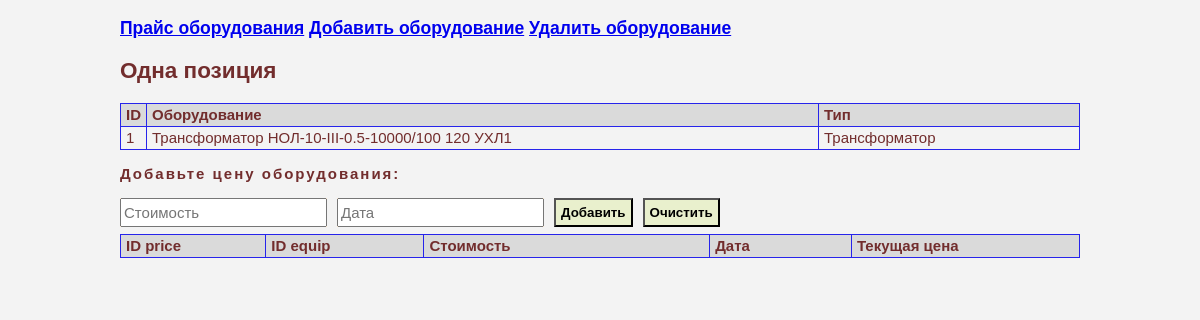
Page /1_equip on the committed database.
### tables this page shows
CREATE TABLE equips (
                            id integer not null primary key autoincrement,
                            equip text not null COLLATE NOCASE,
                            type text COLLATE NOCASE);

### app_equip.py (the view)
@app.route('/1_equip', methods=['GET','POST'])
def add_price() -> str:
    dbs = db_sqlite.EquipDB()
    filter_id = request.form.get('id_1_eq','')
    equip = next(dbs.get_eqips(filter_id, '', ''))
    if request.form.get('price') and request.form.get('date'):
        dbs.add_price(filter_id, request.form['price'], request.form['date'])
    res_prices = dbs.get_prices(filter_id)
    return render_template('1_equip.html', the_title='Одна позиция', the_res1=equip, the_res2=res_prices)

### db_sqlite.py (called while the page is built)
def sqlite_lower(value_):
        return value_.lower()

    def get_eqips(self, id="", name_eq="", type_eq=""):
        with sqlite3.connect(self._database) as connection:
            connection.create_collation("NOCASE", ignore_case_collation)
            connection.create_function("LOWER", 1, sqlite_lower)
            connection.create_function("UPPER", 1, sqlite_upper)
            result = connection.execute("""select eq.id, eq.equip, eq.type, pr.id_eq, pr.price, pr.date, pr.actual from equips as eq
                        LEFT OUTER JOIN (select * from prices where actual=1) as pr
                        ON eq.id =pr.id_eq
                        where eq.id LIKE ? and LOWER(eq.equip) LIKE ? and LOWER(eq.type) LIKE ?""", (f'%{id}%',f'%{name_eq.lower()}%', f'%{type_eq.lower()}%'))
        return result

    def get_prices(self, id_eq=""):
        with sqlite3.connect(self._database) as connection:
            result = connection.execute("""select * from prices where id_eq=? order by actual DESC, date DESC""", (id_eq,))
        return result

### templates/1_equip.html (shortened to what this page needs)
{% extends 'base.html' %}
{% block body %}
<h2>{{ the_title }}</h2>
<table class="table">
<thead>
    <tr>
        <td width="10px">ID</td>
        <td >Оборудование</td>
        <td width="250px">Тип </td>
    </tr>
</thead>
<tbody>
    <tr>
        <td>{{the_res1[0]}}</td>
        <td>{{the_res1[1]}}</td>
        <td>{{the_res1[2]}}</td>
    </tr>
</tbody>
</table>
<form method='POST' action='/1_equip'>
    <p class="form_p">Добавьте цену оборудования:</p>
    <div class="div_float">
        <input class='input_filtr' name='price' type='TEXT' value='' placeholder="Стоимость">
    </div>
    <div class="div_float">
        <input class='input_filtr' name='date' type='TEXT' value='' placeholder="Дата">
    </div>
    <div class="div_float">
        <input class='form_bottom' value='Добавить' type='SUBMIT'>
    </div>
    <div class="div_float">
        <input class='form_bottom' value='Очистить' type='Reset'>
    </div>
</form>
<br>
<br>
<table class="table">
    <thead>
        <tr>
            <td width="10px">ID price</td>
            <td width="10px">ID equip</td>
            <td width="20px">Стоимость</td>
            <td width="20px">Дата</td>
            <td width="20px">Текущая цена</td>
        </tr>
    </thead>
    </table>
{% endblock %}

### static/main.css (style rules this page uses)
body { font-family: Arial, sans-serif; font-size: 15px; line-height: 1.2; color: #722d2d; background-color: #f3f3f3; margin-left: 10%; margin-right: 10%; margin-top: 0%; margin-bottom: 0%; }
.div_float { float: left; margin-left: 0; margin-right: 10px; }
.input_filtr { height: 23px; font-size: 15px; }
p { text-indent: 20px; }
.form_p { text-indent: 0px; text-align: left; font-weight: bold; letter-spacing: 2px; }
.form_bottom { font-weight: bold; background-color: #e9f0cd; padding: 5px; }
div { background-color: #f3e1cb; margin-left: 10px; margin-right: 10px; }
.table { border: 1px solid #2724eb; width: 100%; border-collapse: collapse; table-layout: auto; }
.table thead { background-color: #dadada; font-weight: bold; }
.table td { border: 1px solid #2724eb; padding: 2px 5px; }

### rows in the picture
equips: id "1", equip "Трансформатор НОЛ-10-III-0.5-10000/100 120 УХЛ1", type "Трансформатор"

### other values in the picture
{{ the_title }} "Одна позиция"
